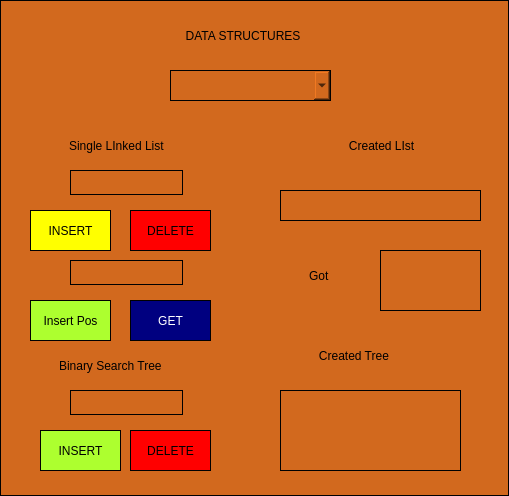
<?xml version="1.0" encoding="UTF-8"?>
<ui version="4.0">
 <class>Widget</class>
 <widget class="QWidget" name="Widget">
  <property name="geometry">
   <rect>
    <x>0</x>
    <y>0</y>
    <width>509</width>
    <height>496</height>
   </rect>
  </property>
  <property name="windowTitle">
   <string>Widget</string>
  </property>
  <property name="styleSheet">
   <string notr="true">QWidget{
		background-color: chocolate;
		border: 1px solid black;
		color: black;
		padding: 5px; 	
}</string>
  </property>
  <widget class="QLabel" name="sllabel">
   <property name="geometry">
    <rect>
     <x>60</x>
     <y>130</y>
     <width>141</width>
     <height>31</height>
    </rect>
   </property>
   <property name="styleSheet">
    <string notr="true">QLabel{
		background-color: chocolate;
		border: 1px solid chocolate;
		color: black;
		padding: 5px; 	
}</string>
   </property>
   <property name="text">
    <string>Single LInked List</string>
   </property>
  </widget>
  <widget class="QLabel" name="bstlabel">
   <property name="geometry">
    <rect>
     <x>50</x>
     <y>350</y>
     <width>141</width>
     <height>31</height>
    </rect>
   </property>
   <property name="styleSheet">
    <string notr="true">QLabel{
		background-color: chocolate;
		border: 1px solid chocolate;
		color: black;
		padding: 5px; 	
}</string>
   </property>
   <property name="text">
    <string>Binary Search Tree</string>
   </property>
  </widget>
  <widget class="QLabel" name="sllabel_2">
   <property name="geometry">
    <rect>
     <x>320</x>
     <y>130</y>
     <width>141</width>
     <height>31</height>
    </rect>
   </property>
   <property name="styleSheet">
    <string notr="true">QLabel{
		background-color: chocolate;
		border: 1px solid chocolate;
		color: black;
		padding: 5px; 	
}</string>
   </property>
   <property name="text">
    <string>      Created LIst</string>
   </property>
  </widget>
  <widget class="QPushButton" name="delete2button_2">
   <property name="geometry">
    <rect>
     <x>130</x>
     <y>430</y>
     <width>81</width>
     <height>41</height>
    </rect>
   </property>
   <property name="styleSheet">
    <string notr="true">QPushButton{
		background-color: red;
		border: 1px solid black;
		color: black;
		padding: 5px; 	
}</string>
   </property>
   <property name="text">
    <string>DELETE</string>
   </property>
  </widget>
  <widget class="QLineEdit" name="datainput_2">
   <property name="geometry">
    <rect>
     <x>70</x>
     <y>390</y>
     <width>113</width>
     <height>25</height>
    </rect>
   </property>
  </widget>
  <widget class="QPushButton" name="deletebutton">
   <property name="geometry">
    <rect>
     <x>130</x>
     <y>210</y>
     <width>81</width>
     <height>41</height>
    </rect>
   </property>
   <property name="styleSheet">
    <string notr="true">QPushButton{
		background-color: red;
		border: 1px solid black;
		color: black;
		padding: 5px; 	
}</string>
   </property>
   <property name="text">
    <string>DELETE</string>
   </property>
  </widget>
  <widget class="QPushButton" name="editbutton">
   <property name="geometry">
    <rect>
     <x>30</x>
     <y>300</y>
     <width>81</width>
     <height>41</height>
    </rect>
   </property>
   <property name="styleSheet">
    <string notr="true">QPushButton{
		background-color: GreenYellow;
		border: 1px solid black;
		color: black;
		padding: 5px; 	
}</string>
   </property>
   <property name="text">
    <string>Insert Pos</string>
   </property>
  </widget>
  <widget class="QPushButton" name="insertbutton">
   <property name="enabled">
    <bool>true</bool>
   </property>
   <property name="geometry">
    <rect>
     <x>30</x>
     <y>210</y>
     <width>81</width>
     <height>41</height>
    </rect>
   </property>
   <property name="styleSheet">
    <string notr="true">QPushButton{
		background-color: yellow;
		border: 1px solid black;
		color: black;
		padding: 5px; 	
}</string>
   </property>
   <property name="text">
    <string>INSERT</string>
   </property>
  </widget>
  <widget class="QLabel" name="sllabel_4">
   <property name="geometry">
    <rect>
     <x>290</x>
     <y>340</y>
     <width>141</width>
     <height>31</height>
    </rect>
   </property>
   <property name="styleSheet">
    <string notr="true">QLabel{
		background-color: chocolate;
		border: 1px solid chocolate;
		color: black;
		padding: 5px; 	
}</string>
   </property>
   <property name="text">
    <string>      Created Tree</string>
   </property>
  </widget>
  <widget class="QLineEdit" name="datainput">
   <property name="geometry">
    <rect>
     <x>70</x>
     <y>170</y>
     <width>113</width>
     <height>25</height>
    </rect>
   </property>
  </widget>
  <widget class="QLabel" name="outputlabel_2">
   <property name="geometry">
    <rect>
     <x>280</x>
     <y>190</y>
     <width>201</width>
     <height>31</height>
    </rect>
   </property>
   <property name="styleSheet">
    <string notr="true">QLabel{
		background-color: chocolate;
		border: 1px solid black;
		color: black;
		padding: 5px; 	
}</string>
   </property>
   <property name="text">
    <string/>
   </property>
  </widget>
  <widget class="QLabel" name="sllabel_3">
   <property name="geometry">
    <rect>
     <x>300</x>
     <y>260</y>
     <width>61</width>
     <height>31</height>
    </rect>
   </property>
   <property name="styleSheet">
    <string notr="true">QLabel{
		background-color: chocolate;
		border: 1px solid chocolate;
		color: black;
		padding: 5px; 	
}</string>
   </property>
   <property name="text">
    <string>Got</string>
   </property>
  </widget>
  <widget class="QComboBox" name="structurescb">
   <property name="geometry">
    <rect>
     <x>170</x>
     <y>70</y>
     <width>161</width>
     <height>31</height>
    </rect>
   </property>
  </widget>
  <widget class="QLineEdit" name="posl">
   <property name="geometry">
    <rect>
     <x>70</x>
     <y>260</y>
     <width>113</width>
     <height>25</height>
    </rect>
   </property>
  </widget>
  <widget class="QPushButton" name="getbutton">
   <property name="geometry">
    <rect>
     <x>130</x>
     <y>300</y>
     <width>81</width>
     <height>41</height>
    </rect>
   </property>
   <property name="cursor">
    <cursorShape>ArrowCursor</cursorShape>
   </property>
   <property name="styleSheet">
    <string notr="true">QPushButton{
		background-color: navy;
		border: 1px solid black;
		color: white;
		padding: 5px; 	
}</string>
   </property>
   <property name="text">
    <string>GET</string>
   </property>
  </widget>
  <widget class="QLabel" name="datalabel">
   <property name="geometry">
    <rect>
     <x>150</x>
     <y>20</y>
     <width>201</width>
     <height>31</height>
    </rect>
   </property>
   <property name="styleSheet">
    <string notr="true">QLabel{
		background-color: chocolate;
		border: 1px solid chocolate;
		color: black;
		padding: 5px; 	
}</string>
   </property>
   <property name="text">
    <string>        DATA STRUCTURES</string>
   </property>
  </widget>
  <widget class="QPushButton" name="insert2button_2">
   <property name="geometry">
    <rect>
     <x>40</x>
     <y>430</y>
     <width>81</width>
     <height>41</height>
    </rect>
   </property>
   <property name="styleSheet">
    <string notr="true">QPushButton{
		background-color: GreenYellow;
		border: 1px solid black;
		color: black;
		padding: 5px; 	
}</string>
   </property>
   <property name="text">
    <string>INSERT</string>
   </property>
  </widget>
  <widget class="QPlainTextEdit" name="display_2">
   <property name="geometry">
    <rect>
     <x>280</x>
     <y>390</y>
     <width>181</width>
     <height>81</height>
    </rect>
   </property>
  </widget>
  <widget class="QPlainTextEdit" name="display_3">
   <property name="geometry">
    <rect>
     <x>380</x>
     <y>250</y>
     <width>101</width>
     <height>61</height>
    </rect>
   </property>
  </widget>
 </widget>
 <layoutdefault spacing="6" margin="11"/>
 <resources/>
 <connections/>
</ui>
